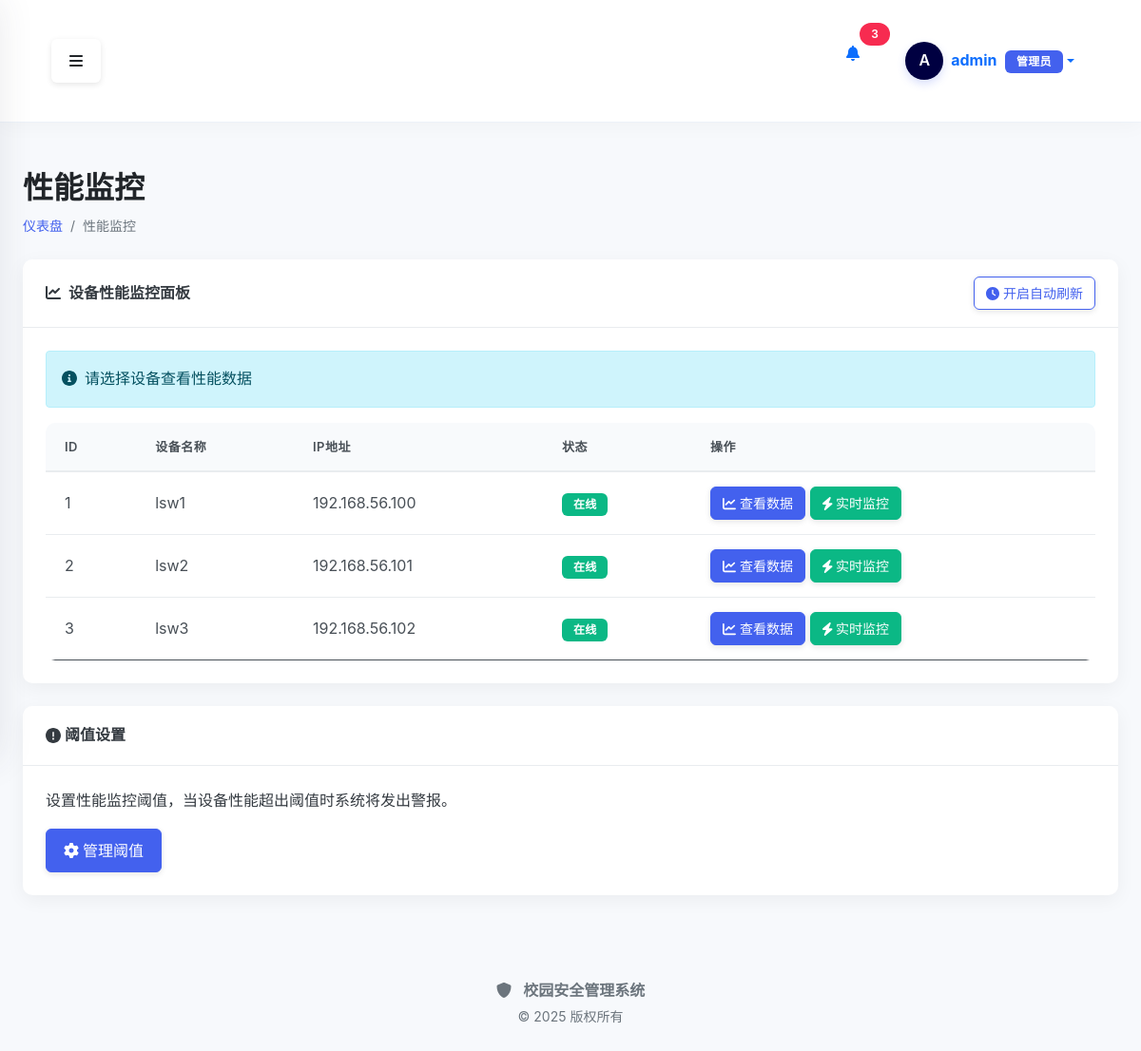
The app's page /performance/ (signed in), older data.
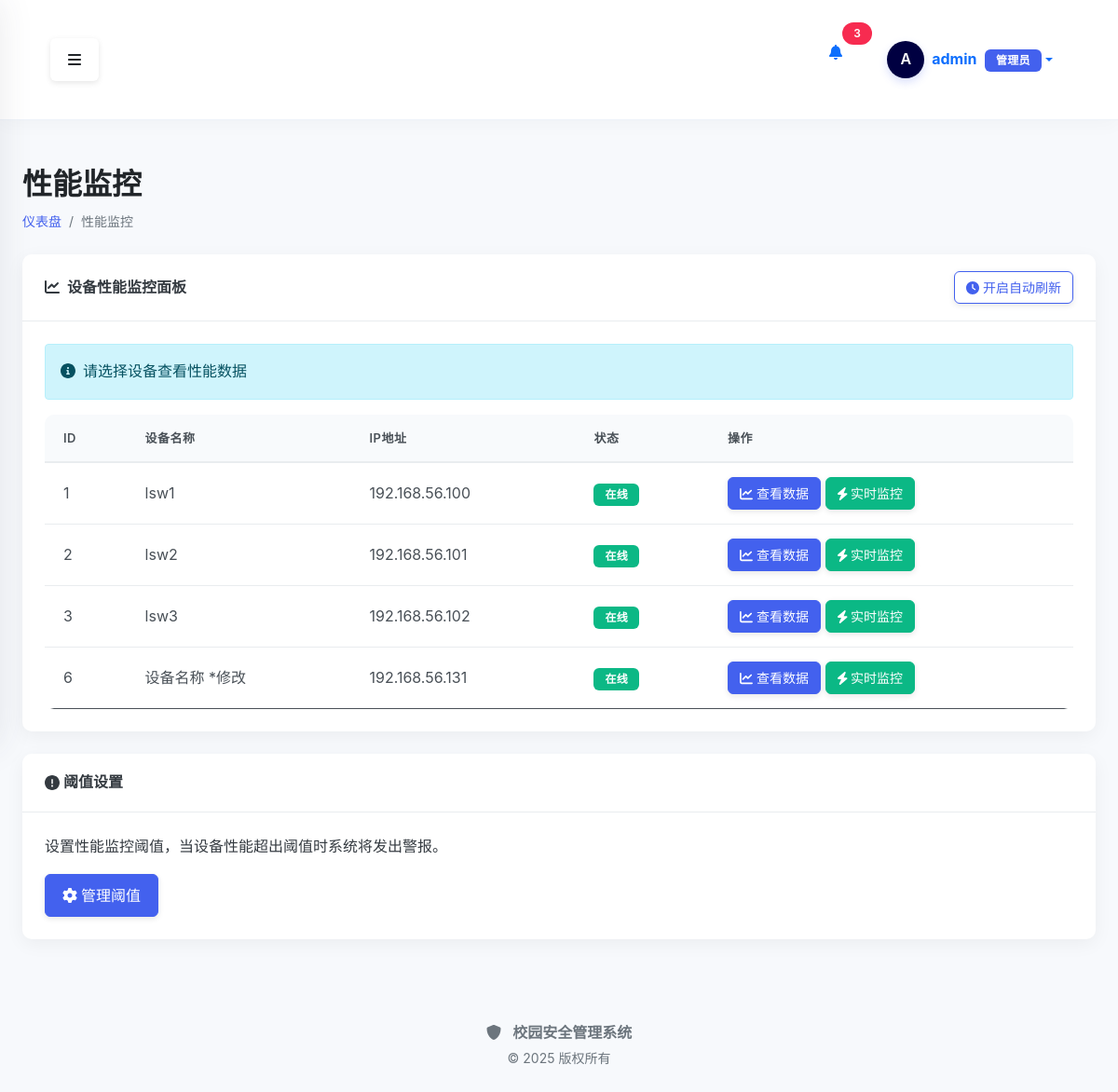
The same page, newer data.
### src/models/device.py (models this page shows, shortened)
class Device(BaseModel):
    __tablename__ = 'devices'
    __table_args__ = {'extend_existing': True}  # 确保可以扩展现有表
    id = db.Column(db.Integer, primary_key=True)
    name = db.Column(db.String(100), nullable=False)
    ip_address = db.Column(db.String(20), nullable=False)
    type_id = db.Column(db.Integer, db.ForeignKey('device_types.id'))
    location = db.Column(db.String(100))
    status = db.Column(db.String(20), default='正常')
    serial_number = db.Column(db.String(50), nullable=True)
    firmware_version = db.Column(db.String(50), nullable=True)
    device_code = db.Column(db.String(50), nullable=True, unique=True)
    mac_address = db.Column(db.String(20), nullable=True)
    manufacturer = db.Column(db.String(100), nullable=True)
    model = db.Column(db.String(100), nullable=True)
    purchase_date = db.Column(db.Date, nullable=True)
    warranty_period = db.Column(db.Integer, nullable=True)  # 保修期（月）
    notes = db.Column(db.Text, nullable=True)
    username = db.Column(db.String(50), default='admin', nullable=True)
    password = db.Column(db.String(100), default='admin123', nullable=True)
    port = db.Column(db.Integer, default=22, nullable=True)
    connection_protocol = db.Column(db.String(20), default='ssh', nullable=True)  # ssh, telnet, snmp

### src/modules/performance/routes.py (the view)
@performance_bp.route('/')
@login_required
def index():
    devices = Device.query.all()
    return render_template('performance/index.html', devices=devices)

### src/templates/performance/index.html (shortened to what the changed rows need)
{% extends 'base.html' %}
{% block content %}
<div class="container-fluid px-4">
    <h1 class="mt-4">性能监控</h1>
    <div class="row">
        <div class="col-lg-12">
            <div class="card mb-4">
                <div class="card-body">
                    <div class="row mt-3">
                        <div class="col-12">
                            <div class="table-responsive">
                                <table class="table table-hover">
                                    <thead>
                                        <tr>
                                            <th>ID</th>
                                            <th>设备名称</th>
                                            <th>IP地址</th>
                                            <th>状态</th>
                                            <th>操作</th>
                                        </tr>
                                    </thead>
                                    <tbody>
                                        {% if devices %}
                                            {% for device in devices %}
                                            <tr>
                                                <td>{{ device.id }}</td>
                                                <td>{{ device.name }}</td>
                                                <td>{{ device.ip_address }}</td>
                                                <td><span class="badge bg-success">在线</span></td>
                                                <td>
                                                    <button class="btn btn-sm btn-primary select-device-btn" data-device-id="{{ device.id }}">
                                                        <i class="fas fa-chart-line me-1"></i>查看数据
                                                    </button>
                                                    <a href="{{ url_for('performance.realtime_device_monitor', device_id=device.id) }}" class="btn btn-sm btn-success">
                                                        <i class="fas fa-bolt me-1"></i>实时监控
                                                    </a>
                                                </td>
                                            </tr>
                                            {% endfor %}
                                        {% else %}
                                            <tr>
                                                <td colspan="5" class="text-center">暂无设备</td>
                                            </tr>
                                        {% endif %}
                                    </tbody>
                                </table>
                            </div>
                        </div>
                    </div>
                </div>
            </div>
        </div>
    </div>
</div>
{% endblock %}

Row changes from the older to the newer data that the page shows:
added Device: id "6", name "设备名称 *修改", ip_address "192.168.56.131"
